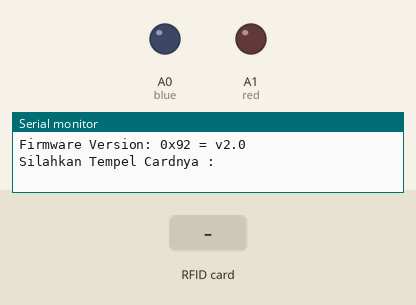
Recording of a sketch running on a simulated Arduino Uno, built with avr-gcc and run on an emulated ATmega328P. On the bench: output pins drawn as LEDs (lit = HIGH), the last lines printed to the serial monitor. The inputs (shaded band) are chosen by the test bench. Pins used as bus, display or sensor lines are not drawn.

Above: at 1.2 s.
1.3 s: RFID card 7F 13 B8 89 held to the reader
At 1.6 s:
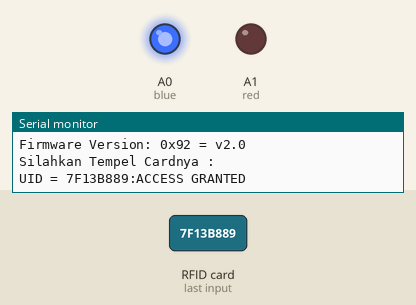
Timing chart, 0 to 8.8 s (numbered marks = the images above; inputs shaded):
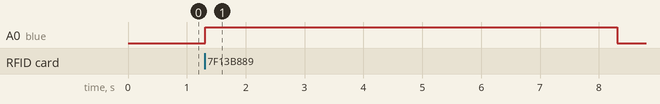

The sketch:

ScanRFID.ino
```cpp
// (licence header left out)
#include <SPI.h>
#include <MFRC522.h>

#define RST_PIN         9          // Configurable, see typical pin layout above
#define SS_PIN          10
#define blue A0
#define red A1       // Configurable, see typical pin layout above

MFRC522 mfrc522(SS_PIN, RST_PIN);  // Create MFRC522 instance

void setup() {
	Serial.begin(9600);		// Initialize serial communications with the PC
	while (!Serial);		// Do nothing if no serial port is opened (added for Arduinos based on ATMEGA32U4)
	SPI.begin();			// Init SPI bus
	mfrc522.PCD_Init();		// Init MFRC522
	delay(4);				// Optional delay. Some board do need more time after init to be ready, see Readme
	mfrc522.PCD_DumpVersionToSerial();	// Show details of PCD - MFRC522 Card Reader details
	Serial.println(F("Silahkan Tempel Cardnya : "));
  pinMode(red, OUTPUT);
  pinMode(blue, OUTPUT);
}

void loop() {
	// Reset the loop if no new card present on the sensor/reader. This saves the entire process when idle.
	if ( ! mfrc522.PICC_IsNewCardPresent() || ! mfrc522.PICC_ReadCardSerial()) {
		return;
	}

	// Select one of the cards
	/*if ( ! mfrc522.PICC_ReadCardSerial()) {
		return;
	}*/

  String uid="";
  Serial.println();
  Serial.print("UID = ");
  for(int i=0;i<mfrc522.uid.size;i++)
  {
    Serial.print(mfrc522.uid.uidByte[i]<0x10 ? "0" : "");
    Serial.print(mfrc522.uid.uidByte[i],HEX);
    uid.concat(String(mfrc522.uid.uidByte[i]<0x10 ? "0" : ""));
    uid.concat(String(mfrc522.uid.uidByte[i],HEX));
  }
  uid.toUpperCase();
  if(uid=="7F13B889")  //Kode RFID
  {
    Serial.print(":ACCESS GRANTED\n");
    digitalWrite(blue, HIGH);
    delay(7000);
    digitalWrite(blue,LOW);
    return;
  } else if (uid == "0585C1E050D100"){
    Serial.print(":ACCESS GRANTED\n");
    digitalWrite(blue, HIGH);
    delay(7000);
    digitalWrite(blue,LOW);
  }
  else{
    Serial.print("");
    Serial.print("ACCESS DENIED\n");
    Serial.print("Kartu Tidak dikenal!");
    digitalWrite(red,HIGH);
    delay(7000);
    digitalWrite(red,LOW);
  }

delay(1000);
return;

	// Dump debug info about the card; PICC_HaltA() is automatically called
	mfrc522.PICC_DumpToSerial(&(mfrc522.uid));
}
```

Measured:
- after the input at 1.3 s, A0 (blue): LOW → HIGH at once, → LOW 7.0 s later
